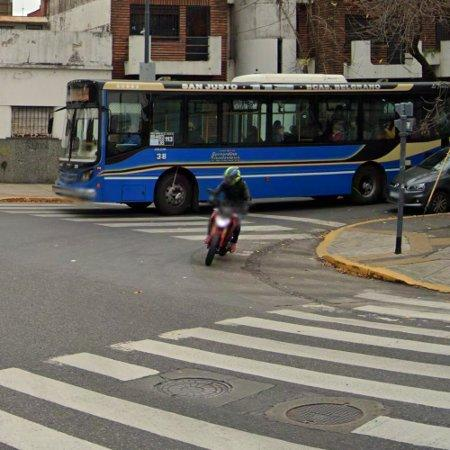
#> input picture temp/captcha_1f7087f38b784550981ab46809dc8771.jpg, 450 x 450 px
$ python demo.py temp/captcha_1f7087f38b784550981ab46809dc8771.jpg
#> lines starting #> are read from the running program, lines starting #| are printed output that depends on the picture
"""
demo.py — Standalone demo of the CAPTCHA-solving pipeline.

This script demonstrates the core logic *without* needing Selenium or a live
CAPTCHA page. It:
  1. Generates a synthetic 3x3 CAPTCHA-style grid image from freely usable
     placeholder images (or solid colour tiles as a fallback).
  2. Splits the grid into individual tiles (reusing src/decaptcha logic).
  3. Sends each tile to a local Ollama instance running LLaVA for classification.
  4. Prints the per-tile predictions in a visual grid layout.

Prerequisites:
  - Ollama running locally:  ollama serve
  - LLaVA model pulled:      ollama pull llava

Usage:
  python demo.py                      # uses generated colour-block grid
  python demo.py path/to/grid.jpg     # uses a real CAPTCHA grid image
  python demo.py --offline             # skip Ollama, just test image splitting
"""

import sys
import os
import base64
import io
import logging
import textwrap

import requests
from PIL import Image, ImageDraw, ImageFont

# ---------------------------------------------------------------------------
# Configuration (matches src/decaptcha.py defaults)
# ---------------------------------------------------------------------------
OLLAMA_URL = "http://localhost:11434/api/generate"
MODEL = "llava"
PROMPT_TEMPLATE = "Respond with 1 if image has a {target}, else 0."
API_TIMEOUT = 200

GRID_SIZE = 3
TILE_PX = 150  # pixels per tile in the synthetic image
TARGET_LABEL = "traffic light"

# ---------------------------------------------------------------------------
# Synthetic image generation
# ---------------------------------------------------------------------------

# Layout:  we paint a 3x3 grid where some tiles represent the "target"
# (drawn in bright red/yellow/green to mimic a traffic light pattern)
# and the rest are neutral (blue sky / grey road).
TILE_COLOURS = [
    "#87CEEB",  # sky
    "#FF4444",  # traffic light (red)
    "#87CEEB",  # sky
    "#808080",  # road
    "#44DD44",  # traffic light (green)
    "#808080",  # road
    "#808080",  # road
    "#FFCC00",  # traffic light (yellow)
    "#87CEEB",  # sky
]

# Ground-truth: which tiles are the "target"
GROUND_TRUTH = [False, True, False,
                False, True, False,
                False, True, False]


def _generate_synthetic_grid(grid_size: int, tile_px: int, save_path: str) -> str:
    """Create a simple colour-block grid image and save it to disk."""
    img = Image.new("RGB", (grid_size * tile_px, grid_size * tile_px))
    draw = ImageDraw.Draw(img)
    for idx, colour in enumerate(TILE_COLOURS[:grid_size * grid_size]):
        row, col = divmod(idx, grid_size)
        x0, y0 = col * tile_px, row * tile_px
        x1, y1 = x0 + tile_px, y0 + tile_px
        draw.rectangle([x0, y0, x1, y1], fill=colour)
        # Draw a label inside each tile
        try:
            font = ImageFont.truetype("/usr/share/fonts/truetype/dejavu/DejaVuSans.ttf", 14)
        except (IOError, OSError):
            font = ImageFont.load_default()
        label = f"tile {idx}"
        draw.text((x0 + 8, y0 + 8), label, fill="black", font=font)
    img.save(save_path)
    return save_path


# ---------------------------------------------------------------------------
# Image splitting (mirrors src/decaptcha._split_and_encode_image)
# ---------------------------------------------------------------------------

def split_and_encode(image_path: str, grid_size: int) -> list[str]:
    """Split a grid image into tiles and return base64-encoded PNGs."""
    with Image.open(image_path) as img:
        width, height = img.size
        tile_size = min(width, height) // grid_size
        parts = []
        for i in range(grid_size):
            for j in range(grid_size):
                box = (j * tile_size, i * tile_size,
                       j * tile_size + tile_size, i * tile_size + tile_size)
                tile = img.crop(box)
                buf = io.BytesIO()
                tile.save(buf, format="PNG")
                parts.append(base64.b64encode(buf.getvalue()).decode("utf-8"))
    return parts


# ---------------------------------------------------------------------------
# Ollama API call (mirrors src/decaptcha._make_vLLM_API_call)
# ---------------------------------------------------------------------------

def classify_tile(target: str, b64_image: str) -> str:
    """Send a single tile to Ollama/LLaVA and return the raw response text."""
    payload = {
        "model": MODEL,
        "prompt": PROMPT_TEMPLATE.format(target=target),
        "stream": False,
        "images": [b64_image],
    }
    try:
        resp = requests.post(OLLAMA_URL, json=payload, timeout=API_TIMEOUT)
    except requests.ConnectionError:
        return "ERR:connection_refused"
    if resp.status_code == 200:
        return resp.json()["response"].strip()
    return f"ERR:{resp.status_code}"


# ---------------------------------------------------------------------------
# Pretty-print helpers
# ---------------------------------------------------------------------------

def _print_grid(values: list, grid_size: int, title: str):
    print(f"\n  {title}")
    print("  " + "-" * (grid_size * 8 + 1))
    for row in range(grid_size):
        cells = []
        for col in range(grid_size):
            v = values[row * grid_size + col]
            cells.append(f" {str(v):^6}")
        print("  |" + "|".join(cells) + "|")
    print("  " + "-" * (grid_size * 8 + 1))


# ---------------------------------------------------------------------------
# Main demo flow
# ---------------------------------------------------------------------------

def main():
    offline = "--offline" in sys.argv
    custom_image = None
    for arg in sys.argv[1:]:
        if arg != "--offline":
            custom_image = arg

    print(textwrap.dedent(f"""\
    ╔══════════════════════════════════════════════════════╗
    ║          CAPTCHA-Solving Agent — Demo               ║
    ╠══════════════════════════════════════════════════════╣
    ║  Target class : {TARGET_LABEL:<37}║
    ║  Grid size    : {GRID_SIZE}x{GRID_SIZE:<35}║
    ║  Model        : {MODEL:<37}║
    ║  Ollama URL   : {OLLAMA_URL:<37}║
    ║  Mode         : {"OFFLINE (no Ollama)" if offline else "LIVE (calls Ollama)":<37}║
    ╚══════════════════════════════════════════════════════╝
    """))

    # --- Step 1: Get or generate grid image ---
    if custom_image:
        image_path = custom_image
        print(f"  [1/3] Using provided image: {image_path}")
    else:
        os.makedirs("temp", exist_ok=True)
        image_path = _generate_synthetic_grid(GRID_SIZE, TILE_PX, "temp/demo_grid.png")
        print(f"  [1/3] Generated synthetic grid image -> {image_path}")

    # --- Step 2: Split into tiles ---
    tiles = split_and_encode(image_path, GRID_SIZE)
#> in split_and_encode, img is the input picture: PIL image 450x450 RGB; mean R, G, B 107.5, 104.9, 98.8
#> after the loop in split_and_encode, `for i in range(grid_size):`:
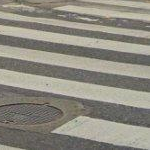
#> tile: PIL image 150x150 RGB; mean R, G, B 141.5, 138.3, 127.7
#> after the loop in split_and_encode, `for i in range(grid_size):`: parts = 9 items
#> tiles = 9 items
    print(f"  [2/3] Split into {len(tiles)} tiles ({GRID_SIZE}x{GRID_SIZE})")
#|   [2/3] Split into 9 tiles (3x3)

    # Show tile sizes
    for idx, t in enumerate(tiles):
        kb = len(t) * 3 / 4 / 1024  # approx decoded size in KB
        print(f"         tile {idx}: ~{kb:.1f} KB (base64)")
#> this loop made 9 passes
#> kb on passes 1 to 9: 39.12, 39.09, 43.88, 29.52, 34.96, 39.57, 32.14, 34.68, 35.19
#|          tile 0: ~39.1 KB (base64)
#|          tile 1: ~39.1 KB (base64)
#|          tile 2: ~43.9 KB (base64)
#|          tile 3: ~29.5 KB (base64)
#|          tile 4: ~35.0 KB (base64)
#|          tile 5: ~39.6 KB (base64)
#|          tile 6: ~32.1 KB (base64)
#|          tile 7: ~34.7 KB (base64)
#> (further printed lines are left out)

    # --- Step 3: Classify each tile ---
    if offline:
        print(f"  [3/3] Offline mode — skipping Ollama classification")
        print("\n  Image splitting works correctly. To run the full pipeline:")
        print("    1. Start Ollama:   ollama serve")
        print("    2. Pull model:     ollama pull llava")
        print("    3. Run:            python demo.py")
        return

    print(f"  [3/3] Classifying tiles via Ollama ({MODEL})...")
    print(f"         Prompt: \"{PROMPT_TEMPLATE.format(target=TARGET_LABEL)}\"")
    print()

    predictions = []
    for idx, tile in enumerate(tiles):
        raw = classify_tile(TARGET_LABEL, tile)
        pred = None
        if raw.startswith("ERR:"):
            print(f"         tile {idx}: API error -> {raw}")
            pred = "ERR"
        else:
            # LLaVA sometimes returns verbose answers; extract leading 0/1
            first_char = raw[0] if raw else "?"
            if first_char in ("0", "1"):
                pred = bool(int(first_char))
            else:
                pred = f"?({raw[:20]})"
            print(f"         tile {idx}: raw=\"{raw[:40]}\" -> {pred}")
        predictions.append(pred)
#> this loop made 1 pass
#> after the loop, predictions = []

    # --- Results ---
    _print_grid(predictions, GRID_SIZE, "Predictions")

    if not custom_image:
        _print_grid(GROUND_TRUTH, GRID_SIZE, "Ground Truth")
        correct = sum(1 for p, g in zip(predictions, GROUND_TRUTH)
                      if p == g)
        total = len(GROUND_TRUTH)
        print(f"\n  Accuracy: {correct}/{total} ({100*correct/total:.0f}%)")

    print("\n  Done.")


if __name__ == "__main__":
#> (the run stopped early here; a loop or call above may not have finished)

$ run again, on temp/captcha_30f5d8be9d4c4a3cad630188ff66fadf.jpg
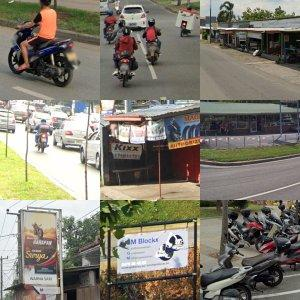
#> input picture temp/captcha_30f5d8be9d4c4a3cad630188ff66fadf.jpg, 300 x 300 px
#> in split_and_encode, img is the input picture: PIL image 300x300 RGB; mean R, G, B 127.9, 123.3, 111
#> after the loop in split_and_encode, `for i in range(grid_size):`:
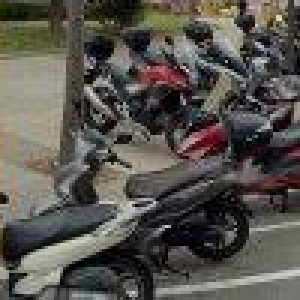
#> tile: PIL image 100x100 RGB (shown 3 times larger); mean R, G, B 87.6, 84.4, 78.4
#> after the loop in split_and_encode, `for i in range(grid_size):`: parts = 9 items
#|   [2/3] Split into 9 tiles (3x3)
#> the loop in main, `for idx, t in enumerate(tiles):` made 9 passes
#> kb on passes 1 to 8: 20.31, 19.38, 19.08, 20.83, 21.48, 18.01, 22.35, 24.65
#> (printed output is left out)
#> the loop in main, `for idx, tile in enumerate(tiles):` made 1 pass
#> after the loop in main, `for idx, tile in enumerate(tiles):`: predictions = []

$ run again, on temp/captcha_cc64cd72c61e4313b303add5ecb4c58f.jpg
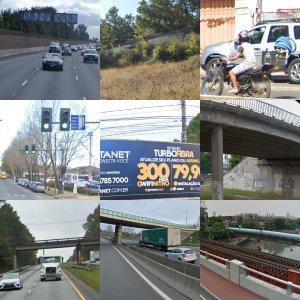
#> input picture temp/captcha_cc64cd72c61e4313b303add5ecb4c58f.jpg, 300 x 300 px
#> in split_and_encode, img is the input picture: PIL image 300x300 RGB; mean R, G, B 130.7, 132.5, 131.7
#> after the loop in split_and_encode, `for i in range(grid_size):`:
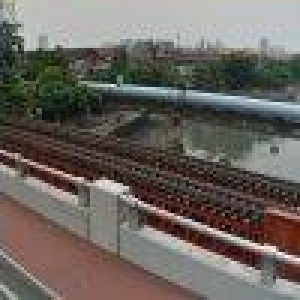
#> tile: PIL image 100x100 RGB (shown 3 times larger); mean R, G, B 107, 101.1, 95.3
#> after the loop in split_and_encode, `for i in range(grid_size):`: parts = 9 items
#|   [2/3] Split into 9 tiles (3x3)
#> the loop in main, `for idx, t in enumerate(tiles):` made 9 passes
#> kb on passes 1 to 8: 17.41, 23.6, 23.64, 22.52, 22.14, 19.68, 18.86, 19.41
#> (printed output is left out)
#> the loop in main, `for idx, tile in enumerate(tiles):` made 1 pass
#> after the loop in main, `for idx, tile in enumerate(tiles):`: predictions = []
